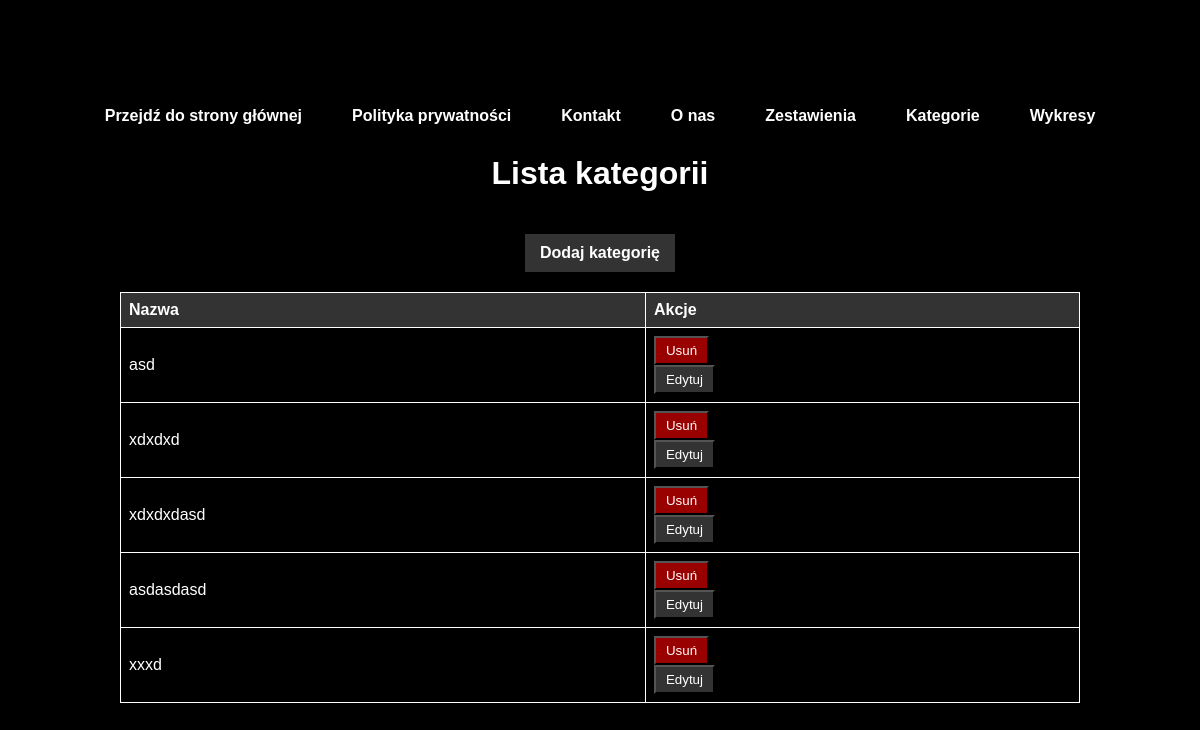
The page /kategorie/ on the database as committed earlier.
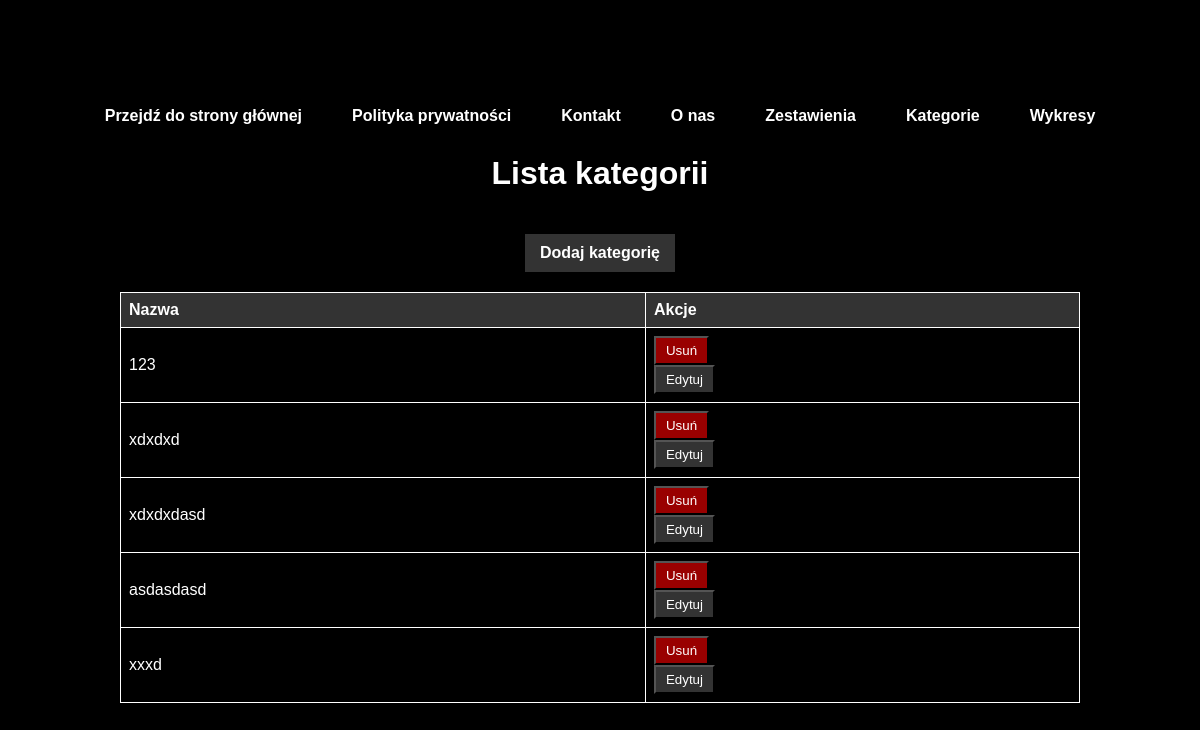
The same page on the database as committed later.
### mainapp/models.py (models this page shows, shortened)
class Kategoria(models.Model):
    nazwa = models.CharField(max_length=100)
    objects = models.Manager()  # Dodana deklaracja atrybutu 'objects'

### mainapp/views.py (the view)
# urls.py: path('kategorie/', views.lista_kategorii, name='lista_kategorii'),
def lista_kategorii(request):
    kategorie = Kategoria.objects.all()
    return render(request, 'lista_kategorii.html', {'kategorie': kategorie})

### mainapp/templates/lista_kategorii.html (shortened to what this page needs)
<!DOCTYPE html>
<html>
{% include 'navbar.html' %}
<head>
</head>
<body>
    <h1>Lista kategorii</h1>
    <a class="add-button" href="{% url 'dodaj_kategorie' %}">Dodaj kategorię</a>
    <table>
        <tr>
            <th>Nazwa</th>
            <th>Akcje</th>
        </tr>
        {% for kategoria in kategorie %}
        <tr>
            <td>{{ kategoria.nazwa }}</td>
            <td>
                <form method="POST" action="{% url 'usun_kategorie' kategoria.id %}">
                    <button type="submit" class="delete-button">Usuń</button>
                </form>
                <form method="GET" action="{% url 'edytuj_kategorie' kategoria.id %}">
                    <button type="submit" class="edit-button">Edytuj</button>
                </form>
            </td>
        </tr>
        {% endfor %}
    </table>
</body>
</html>

### mainapp/templates/navbar.html (shortened to what this page needs)
<nav>
    <ul>
        <li><button onclick="window.location='{% url 'home' %}'">Przejdź do strony głównej</button></li>
        <li><button onclick="window.location='{% url 'privacy' %}'">Polityka prywatności</button></li>
        <li><button onclick="window.location='{% url 'contact' %}'">Kontakt</button></li>
        <li><button onclick="window.location='{% url 'about' %}'">O nas</button></li>
        <li><button onclick="window.location='{% url 'zestawienia' %}'">Zestawienia</button></li>
        <li><button onclick="window.location='{% url 'lista_kategorii' %}'">Kategorie</button></li>
        <li><button onclick="window.location='{% url 'wykresy' %}'">Wykresy</button></li>
    </ul>
</nav>

### mainapp/templates/navbar.html (style rules this page uses)
nav ul { display: flex; list-style: none; margin: 0; padding: 0; }
nav li { margin-right: 20px; }
nav li:last-child { margin-right: 0; }
nav button { border: none; background: none; cursor: pointer; font-size: 16px; font-weight: bold; color: #fff; text-decoration: none; padding: 10px 15px; }
nav { background-color: #000; }

### mainapp/templates/lista_kategorii.html (style rules this page uses)
body { background-color: #000; color: #fff; display: flex; flex-direction: column; align-items: center; justify-content: center; height: 100vh; margin: 0; font-family: Arial, sans-serif; }
h1 { color: #fff; margin-top: 20px; }
table { border-collapse: collapse; width: 80%; margin-top: 20px; }
th, td { border: 1px solid #fff; padding: 8px; text-align: left; }
th { background-color: #333; color: #fff; }
.add-button { border: none; background: none; cursor: pointer; font-size: 16px; font-weight: bold; color: #fff; text-decoration: none; padding: 10px 15px; margin-top: 20px; background-color: #333; }
.edit-button { color: #fff; text-decoration: none; padding: 5px 10px; background-color: #333; }
.delete-button { color: #fff; text-decoration: none; padding: 5px 10px; background-color: #900; }

Rows that differ between the two databases and show on the page:
changed Kategoria (number 1 of 5 on the later page): nazwa "asd" → "123"
